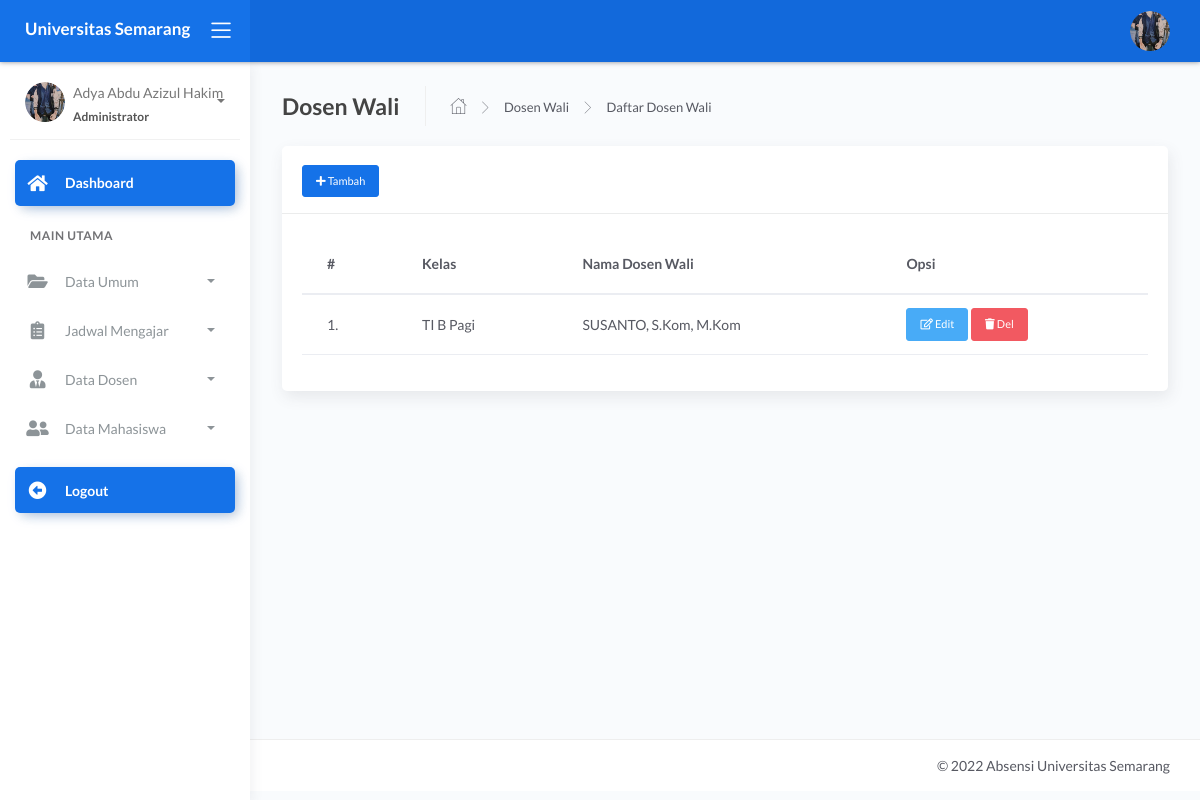
Before: /admin/dashboard.php?page=doswal (signed in) with the older database file.
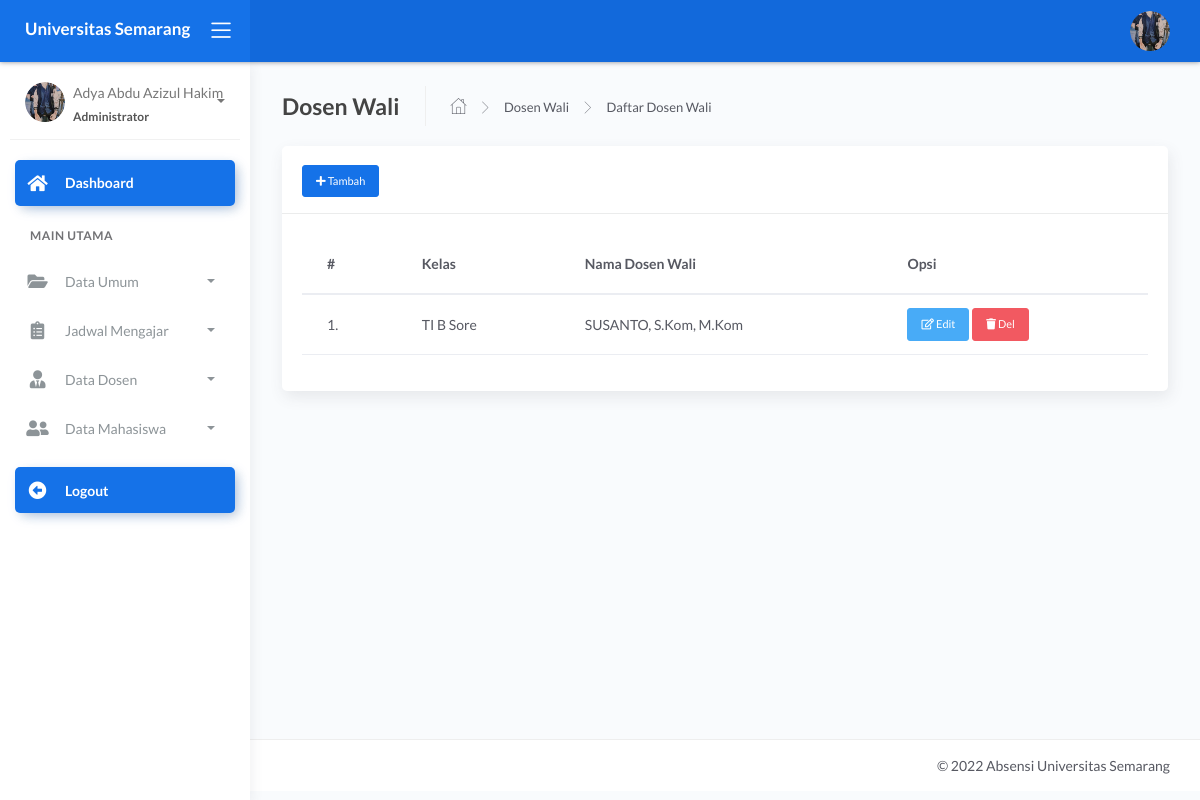
After: the same page with the newer database file.
### tables this page shows
CREATE TABLE `tb_dosenwali` (
  `id_dosenwali` int(11) NOT NULL,
  `id_dosen` int(11) NOT NULL,
  `id_mkelas` int(11) NOT NULL
);

CREATE TABLE `tb_mkelas` (
  `id_mkelas` int(11) NOT NULL,
  `kd_kelas` varchar(40) NOT NULL,
  `nama_kelas` varchar(40) NOT NULL
);

CREATE TABLE `tb_dosen` (
  `id_dosen` int(11) NOT NULL,
  `nidn` varchar(15) NOT NULL,
  `nama_dosen` varchar(120) NOT NULL,
  `email` varchar(65) NOT NULL,
  `password` varchar(100) NOT NULL,
  `foto` varchar(255) NOT NULL,
  `status` varchar(5) NOT NULL
);

### admin/modul/doswal/data.php (the view, shortened to what this page needs)
<div class="page-inner">
    <div class="page-header">
        <h4 class="page-title">Dosen Wali</h4>
        <ul class="breadcrumbs">
            <li class="nav-home">
                <a href="#">
                    <i class="flaticon-home"></i>
                </a>
            </li>
            <li class="separator">
                <i class="flaticon-right-arrow"></i>
            </li>
            <li class="nav-item">
                <a href="#">Dosen Wali</a>
            </li>
            <li class="separator">
                <i class="flaticon-right-arrow"></i>
            </li>
            <li class="nav-item">
                <a href="#">Daftar Dosen Wali</a>
            </li>
        </ul>
    </div>
    <div class="row">
        <div class="col-md-12">
            <div class="card">
                <div class="card-header">
                    <div class="card-title">
                        <a href="" class="btn btn-primary text-white btn-sm" data-toggle="modal" data-target="#myModal"><i class="fa fa-plus"></i> Tambah</a>
                    </div>
                </div>
                <div class="card-body">
                    <table class="table table-hover table-sm">
                        <thead>
                            <tr>
                                <th>#</th>
                                <th>Kelas</th>
                                <th>Nama Dosen Wali</th>
                                <th>Opsi</th>
                            </tr>
                        </thead>
                        <tbody>
                            <?php
                            $no = 1;
                            $kelas = mysqli_query($con, "SELECT * FROM tb_dosenwali INNER JOIN tb_dosen ON tb_dosenwali.id_dosen=tb_dosen.id_dosen INNER JOIN tb_mkelas ON tb_dosenwali.id_mkelas=tb_mkelas.id_mkelas ORDER BY tb_dosenwali.id_mkelas DESC");
                            foreach ($kelas as $k) { ?>
                                <tr>
                                    <td><?= $no++; ?>.</td>
                                    <td><?= $k['nama_kelas']; ?></td>
                                    <td><?= $k['nama_dosen']; ?></td>
                                    <td>
                                        <a href="" class="btn btn-info btn-sm" data-toggle="modal" data-target="#edit<?= $k['id_dosenwali'] ?>"><i class="far fa-edit"></i> Edit</a>
                                        <a class="btn btn-danger btn-sm" onclick="return confirm('Yakin Hapus Data ??')" href="?page=master&act=delwakel&id=<?= $k['id_dosenwali'] ?>"><i class="fas fa-trash"></i> Del</a>
                                    </td>
                                </tr>
                            <?php } ?>
                        </tbody>
                    </table>
                </div>
            </div>
        </div>
    </div>
</div>

Changed rows visible on the page:
no longer on this page (row unchanged): tb_dosenwali: id_mkelas.nama_kelas "TI B Pagi", id_dosen.nama_dosen "SUSANTO, S.Kom, M.Kom"
added tb_dosenwali: id_mkelas.nama_kelas "TI B Sore", id_dosen.nama_dosen "SUSANTO, S.Kom, M.Kom"
